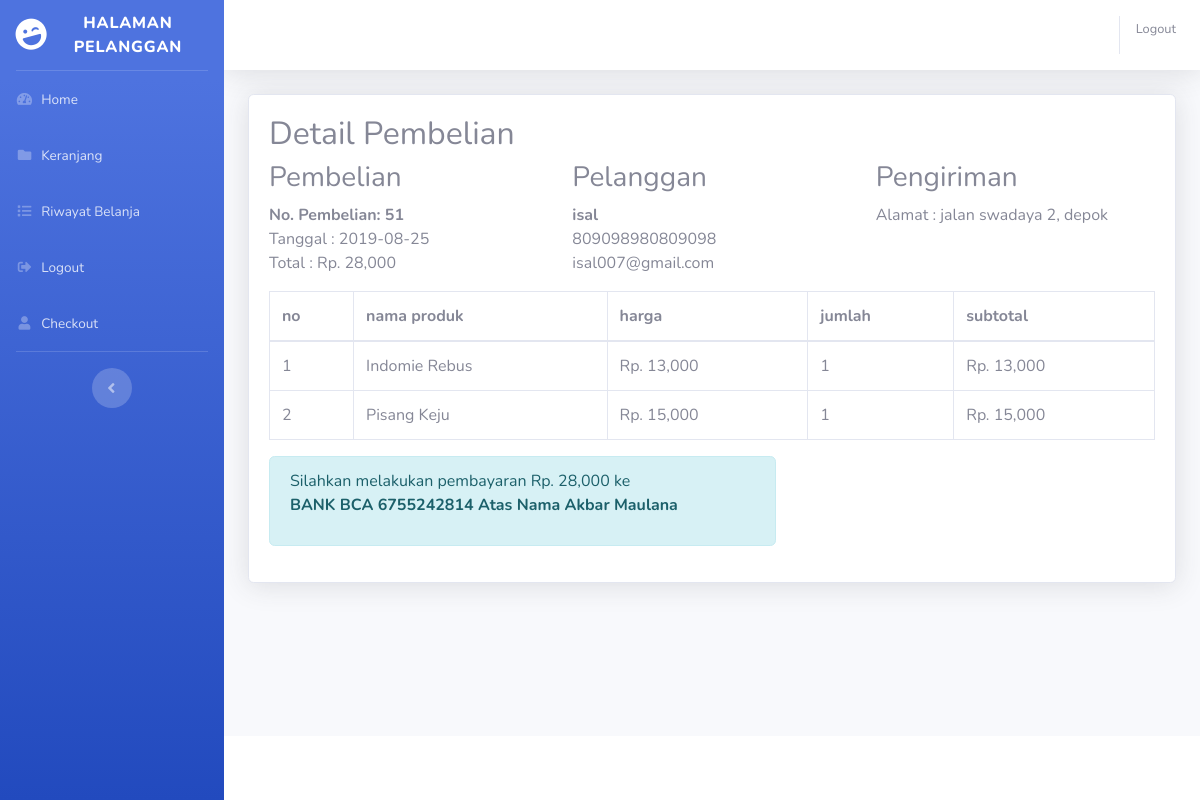
/nota.php?id=51 (signed in), run on the app's committed database.
### tables this page shows
CREATE TABLE IF NOT EXISTS `pembelian` (
  `id_pembelian` int(11) NOT NULL AUTO_INCREMENT,
  `id_pelanggan` int(11) NOT NULL,
  `tanggal_pembelian` date NOT NULL,
  `total_pembelian` int(11) NOT NULL,
  `alamat_pengiriman` text NOT NULL,
  `status_pembelian` varchar(100) NOT NULL DEFAULT 'Menunggu Pembayaran',
  PRIMARY KEY (`id_pembelian`)
);

CREATE TABLE IF NOT EXISTS `pelanggan` (
  `id_pelanggan` int(11) NOT NULL AUTO_INCREMENT,
  `email_pelanggan` varchar(50) NOT NULL,
  `password_pelanggan` varchar(20) NOT NULL,
  `nama_pelanggan` varchar(50) NOT NULL,
  `telepon_pelanggan` varchar(25) NOT NULL,
  `alamat_pelanggan` text NOT NULL,
  PRIMARY KEY (`id_pelanggan`)
);

CREATE TABLE IF NOT EXISTS `pembelian_produk` (
  `id_pembelian_produk` int(11) NOT NULL AUTO_INCREMENT,
  `id_pembelian` int(11) NOT NULL,
  `id_produk` int(11) NOT NULL,
  `jumlah` int(11) NOT NULL,
  `nama` varchar(100) NOT NULL,
  `harga` int(11) NOT NULL,
  `subharga` int(11) NOT NULL,
  PRIMARY KEY (`id_pembelian_produk`)
);

### nota.php (the view, shortened to what this page needs)
<?php $ambil=$koneksi = new mysqli("localhost","root","","vanilla");
?>
<!DOCTYPE html>
<html lang="en">
<head>
  <link href="sb/vendor/fontawesome-free/css/all.min.css" rel="stylesheet" type="text/css">
  <link href="sb/css/sb-admin-2.min.css" rel="stylesheet">
</head>
<body id="page-top">
  <div id="wrapper">
    <ul class="navbar-nav bg-gradient-primary sidebar sidebar-dark accordion" id="accordionSidebar">
      <a class="sidebar-brand d-flex align-items-center justify-content-center" href="index.php">
        <div class="sidebar-brand-icon rotate-n-15">
          <i class="fas fa-laugh-wink"></i>
        </div>
        <div class="sidebar-brand-text mx-3">Halaman Pelanggan</div>
      </a>
      <hr class="sidebar-divider my-0">
      <li class="nav-item">
        <a class="nav-link" href="index.php">
          <i class="fas fa-fw fa-tachometer-alt"></i>
          <span>Home</span></a>
      </li>
      <li class="nav-item">
        <a class="nav-link" href="keranjang.php">
          <i class="fas fa-fw fa-folder"></i>
          <span>Keranjang</span></a>
      </li>
      <?php if (isset($_SESSION["pelanggan"])): ?>
      <li class="nav-item">
        <a class="nav-link" href="riwayat.php">
          <i class="fas fa-fw fa-list"></i>
          <span>Riwayat Belanja</span></a>
      </li>
      <li class="nav-item">
        <a class="nav-link" href="logout.php">
          <i class="fas fa-fw fa-sign-out-alt"></i>
          <span>Logout</span></a>
      </li>
      <?php endif ?>
      <li class="nav-item">
        <a class="nav-link" href="checkout.php">
          <i class="fas fa-fw fa-user"></i>
          <span>Checkout</span></a>
      </li>
      <hr class="sidebar-divider d-none d-md-block">
      <div class="text-center d-none d-md-inline">
        <button class="rounded-circle border-0" id="sidebarToggle"></button>
      </div>
    </ul>
    <div id="content-wrapper" class="d-flex flex-column">
      <div id="content">
        <nav class="navbar navbar-expand navbar-light bg-white topbar mb-4 static-top shadow">
          <ul class="navbar-nav ml-auto">
            <li class="nav-item no-arrow">
              <a href="logout.php">
                <span class="mr-2 d-none d-lg-inline text-gray-600 small">Logout</span>
              </a>
            </li>
          </ul>
        </nav>
        <div class="container-fluid">
          <div class="card shadow">
            <div class="card-body">
    <h2>Detail Pembelian</h2>
<?php
$ambil = $koneksi->query("SELECT * FROM pembelian JOIN pelanggan
  ON pembelian.id_pelanggan=pelanggan.id_pelanggan
  WHERE pembelian.id_pembelian='$_GET[id]'");
$detail = $ambil ->fetch_assoc();
?>
<div class="row">
  <div class="col-md-4">
    <h3>Pembelian</h3>
    <strong>No. Pembelian: <?php echo $detail['id_pembelian'] ?></strong><br>
    Tanggal : <?php echo $detail['tanggal_pembelian'];?><br>
    Total : Rp. <?php echo number_format($detail['total_pembelian']) ?>
  </div>
  <div class="col-md-4">
    <h3>Pelanggan</h3>
    <strong><?php echo $detail['nama_pelanggan']; ?></strong> <br>
    <p>
      <?php echo $detail['telepon_pelanggan']; ?> <br>
      <?php echo $detail['email_pelanggan']; ?>
    </p>
  </div>
  <div class="col-md-4">
    <h3>Pengiriman</h3>
    Alamat : <?php echo $detail['alamat_pengiriman'] ?>
  </div>
</div>
<table class="table table-bordered">
  <thead>
    <tr>
      <th>no</th>
      <th>nama produk</th>
      <th>harga</th>
      <th>jumlah</th>
      <th>subtotal</th>
    </tr>
  </thead>
  <tbody>
    <?php $nomor=1; ?>
    <?php $ambil=$koneksi->query("SELECT * FROM pembelian_produk WHERE id_pembelian='$_GET[id]'"); ?>
    <?php while($pecah=$ambil->fetch_assoc()) { ?>
    <tr>
      <td><?php echo $nomor; ?></td>
      <td><?php echo $pecah['nama']; ?></td>
      <td>Rp. <?php echo number_format($pecah['harga']); ?></td>
      <td><?php echo $pecah['jumlah']; ?></td>
      <td>Rp. <?php echo number_format($pecah['subharga']); ?></td>
    </tr>
  <?php $nomor++; ?>
  <?php } ?>
  </tbody>
</table>
<div class="row">
  <div class="col-md-7">
    <div class="alert alert-info">
      <p>
        Silahkan melakukan pembayaran Rp. <?php echo number_format($detail['total_pembelian']); ?> ke <br>
        <strong>BANK BCA 6755242814 Atas Nama Akbar Maulana</strong>
      </p>
    </div>
  </div>
</div>
            </div>
          </div>
        </div>
      </div>
      <footer class="sticky-footer bg-white">
      </footer>
    </div>
  </div>
</body>
</html>

### data on the page
pembelian: id_pembelian "51", tanggal_pembelian "2019-08-25", total_pembelian "28,000", id_pelanggan.nama_pelanggan "isal", id_pelanggan.telepon_pelanggan "809098980809098", id_pelanggan.email_pelanggan "isal007@gmail.com", alamat_pengiriman "jalan swadaya 2, depok"
pembelian_produk: nama "Indomie Rebus", harga "13,000", jumlah "1", subharga "13,000"
pembelian_produk: nama "Pisang Keju", harga "15,000", jumlah "1", subharga "15,000"
